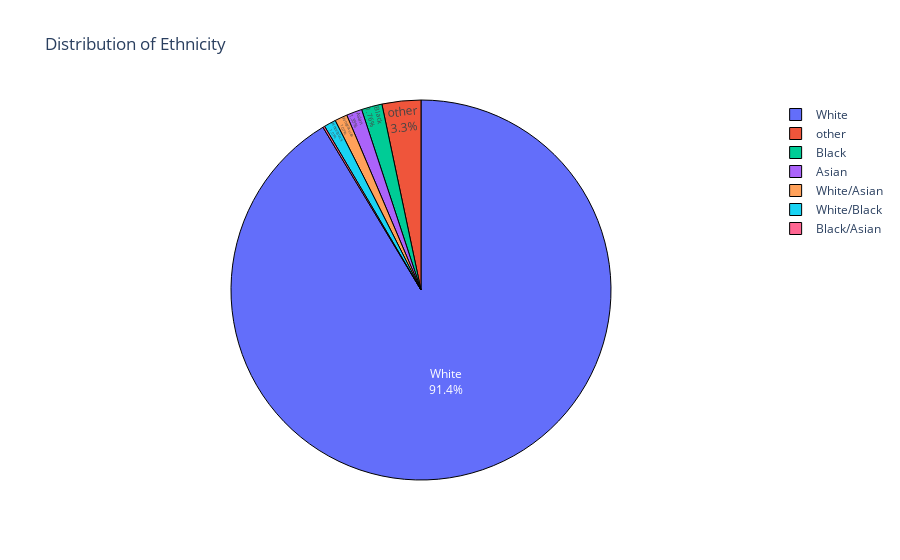

Notebook code cell kept with this figure:
### Code cell
px.pie(data_mod2, names = 'Ethnicity', title = 'Distribution of Ethnicity').update_traces(
                  textposition= 'inside', textinfo = 'percent+label',
                  marker = dict(line = dict(color='black', width= 1)))

### Figure 1 — Plotly figure (JSON) as saved in the notebook; plotly's stock layout.template omitted (floating-point values rounded to 4 significant figures; data arrays with more than 128 entries replaced by an {"elided": "..."} marker saying what was removed)
{"data": [{"domain": {"x": [0, 1], "y": [0, 1]}, "hovertemplate": "Ethnicity=%{label}<extra></extra>", "labels": {"elided": "1877 str values"}, "legendgroup": "", "marker": {"line": {"color": "black", "width": 1}}, "name": "", "showlegend": true, "textinfo": "percent+label", "textposition": "inside", "type": "pie"}], "layout": {"legend": {"tracegroupgap": 0}, "title": {"text": "Distribution of Ethnicity"}}}
